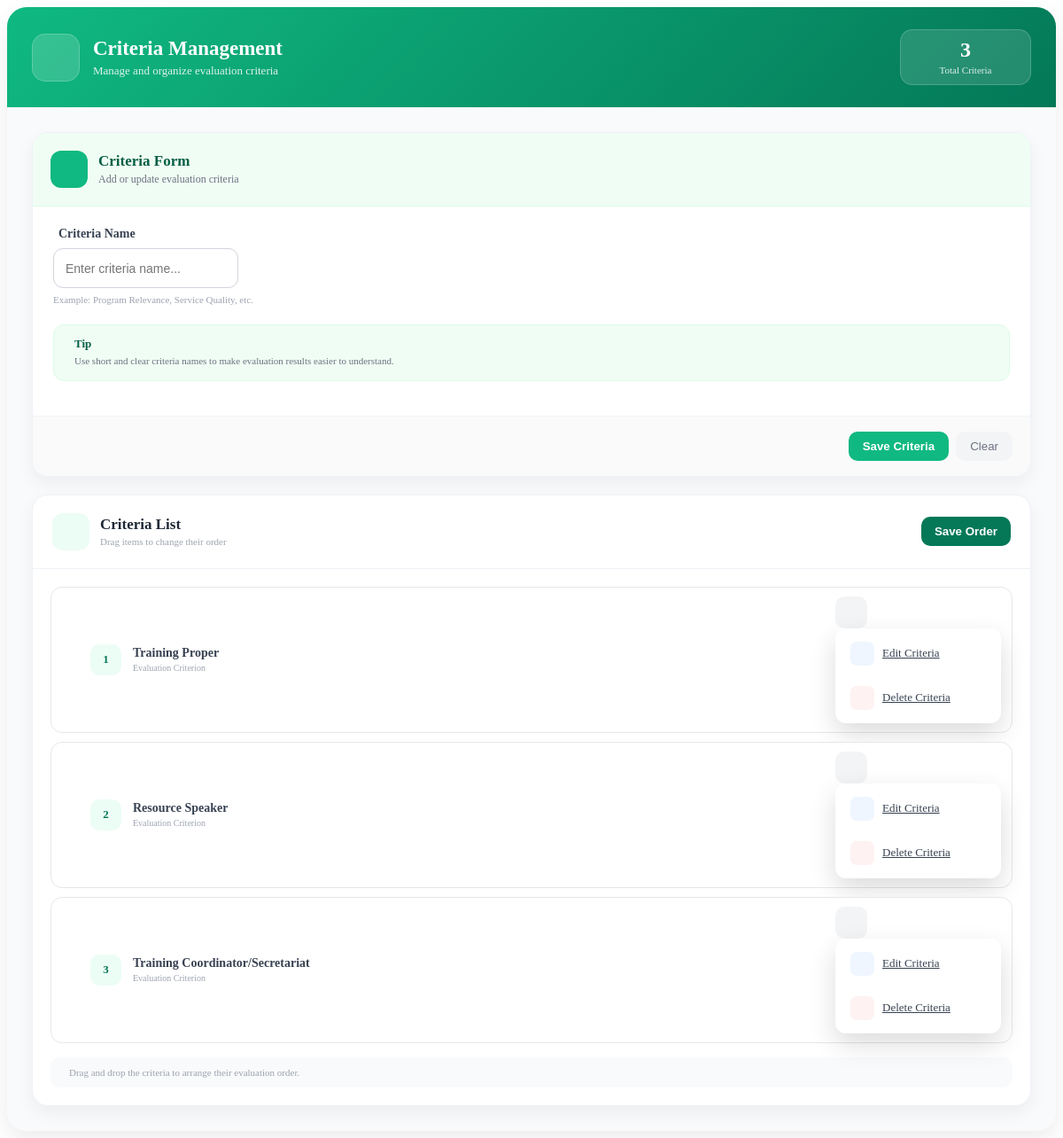
Page /admin/criteria_list.php on the committed database.
### tables this page shows
CREATE TABLE `criteria_list` (
  `id` int(30) NOT NULL,
  `criteria` text NOT NULL,
  `order_by` int(30) NOT NULL
);

### admin/criteria_list.php (the view, shortened to what this page needs)
<?php include 'db_connect.php' ?>
<div class="col-lg-12">
    <div class="card criteria-main-card">
        <div class="criteria-main-header">
            <div class="header-left">
                <div class="header-icon">
                </div>
                <div>
                    <h3>Criteria Management</h3>
                    <p>Manage and organize evaluation criteria</p>
                </div>
            </div>
            <div class="criteria-total">
                <?php
                    $total_criteria = $conn->query(
                        "SELECT COUNT(*) AS total FROM criteria_list"
                    )->fetch_assoc()['total'];
                ?>
                <span class="total-number">
                    <?php echo number_format($total_criteria); ?>
                </span>
                <span class="total-label">
                    Total Criteria
                </span>
            </div>
        </div>
        <div class="card-body criteria-content">
            <div class="row">
                <div class="col-lg-4 col-md-5">
                    <div class="form-card">
                        <div class="form-card-header">
                            <div class="form-icon">
                            </div>
                            <div>
                                <h5>Criteria Form</h5>
                                <p>Add or update evaluation criteria</p>
                            </div>
                        </div>
                        <div class="form-card-body">
                            <form action="" id="manage-criteria">
                                <div class="form-group">
                                    <label for="criteria">
                                        Criteria Name
                                    </label>
                                    <input
                                        type="text"
                                        name="criteria"
                                        id="criteria"
                                        class="form-control criteria-input"
                                        placeholder="Enter criteria name..."
                                        autocomplete="off"
                                        required
                                    >
                                    <small class="form-help">
                                        Example: Program Relevance,
                                        Service Quality, etc.
                                    </small>
                                </div>
                                <div class="criteria-info">
                                    <div>
                                        <strong>Tip</strong>
                                        <p>
                                            Use short and clear criteria
                                            names to make evaluation results
                                            easier to understand.
                                        </p>
                                    </div>
                                </div>
                            </form>
                        </div>
                        <div class="form-card-footer">
                            <button
                                class="btn save-btn"
                                form="manage-criteria"
                                type="submit"
                            >
                                Save Criteria
                            </button>
                            <button
                                class="btn cancel-btn"
                                form="manage-criteria"
                                type="reset"
                            >
                                Clear
                            </button>
                        </div>
                    </div>
                </div>
                <div class="col-lg-8 col-md-7">
                    <div class="criteria-list-card">
                        <div class="list-card-header">
                            <div>
                                <div class="list-title">
                                    <div class="list-icon">
                                    </div>
                                    <div>
                                        <h5>Criteria List</h5>
                                        <p>
                                            Drag items to change their order
                                        </p>
                                    </div>
                                </div>
                            </div>
                            <button
                                class="btn save-order"
                                form="order-criteria"
                                type="submit"
                            >
                                Save Order
                            </button>
                        </div>
                        <div class="list-card-body">
                            <?php
                            $qry = $conn->query(
                                "SELECT *
                                 FROM criteria_list
                                 ORDER BY ABS(order_by) ASC"
                            );
                            ?>
                            <?php if($qry->num_rows > 0): ?>
                                <form id="order-criteria">
                                    <ul
                                        class="criteria-sortable"
                                        id="ui-sortable-list"
                                    >
                                        <?php
                                        $counter = 1;
                                        while($row = $qry->fetch_assoc()):
                                        ?>
                                            <li
                                                class="criteria-item"
                                                data-id="<?php echo $row['id']; ?>"
                                            >
                                                <div class="criteria-number">
                                                    <?php echo $counter++; ?>
                                                </div>
                                                <div class="criteria-details">
                                                    <span class="criteria-name">
                                                        <?php
                                                        echo ucwords(
                                                            htmlspecialchars(
                                                                $row['criteria']
                                                            )
                                                        );
                                                        ?>
                                                    </span>
                                                    <small>
                                                        Evaluation Criterion
                                                    </small>
                                                </div>
                                                <div class="criteria-actions">
                                                    <div class="dropdown">
                                                        <button
                                                            type="button"
                                                            class="criteria-menu"
                                                            data-toggle="dropdown"
                                                            aria-haspopup="true"
                                                            aria-expanded="false"
                                                        >
                                                        </button>
                                                        <div
                                                            class="dropdown-menu dropdown-menu-right"
                                                        >
                                                            <a
                                                                href="javascript:void(0)"
                                                                class="dropdown-item edit_criteria"
                                                                data-id="<?php echo $row['id']; ?>"
                                                            >
                                                                <span class="menu-icon edit-icon">
                                                                </span>
                                                                Edit Criteria
                                                            </a>
                                                            <a
                                                                href="javascript:void(0)"
                                                                class="dropdown-item delete_criteria"
                                                                data-id="<?php echo $row['id']; ?>"
                                                            >
                                                                <span class="menu-icon delete-icon">
                                                                </span>
                                                                Delete Criteria
                                                            </a>
                                                        </div>
                                                    </div>
                                                </div>
                                            </li>
                                        <?php endwhile; ?>
                                    </ul>
                                </form>
                                <div class="drag-info">
                                    <span>
                                        Drag and drop the criteria to arrange
                                        their evaluation order.
                                    </span>
                                </div>
                            <?php endif; ?>
                        </div>
                    </div>
                </div>
            </div>
        </div>
    </div>
</div>

### rows in the picture
criteria_list: criteria "Training Proper"
criteria_list: criteria "Resource Speaker"
criteria_list: criteria "Training Coordinator/Secretariat"

### other values in the picture
$total_criteria "3"
